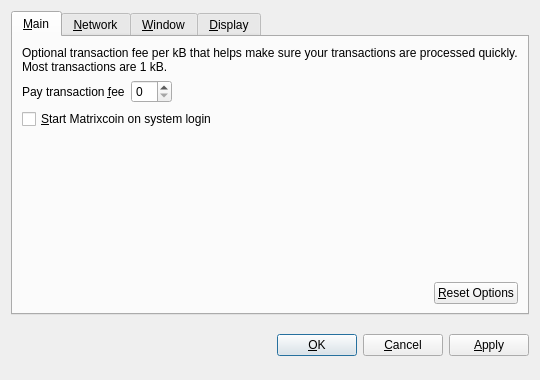
<?xml version="1.0" encoding="UTF-8"?>
<ui version="4.0">
 <class>OptionsDialog</class>
 <widget class="QDialog" name="OptionsDialog">
  <property name="geometry">
   <rect>
    <x>0</x>
    <y>0</y>
    <width>540</width>
    <height>380</height>
   </rect>
  </property>
  <property name="windowTitle">
   <string>Options</string>
  </property>
  <property name="modal">
   <bool>true</bool>
  </property>
  <layout class="QVBoxLayout" name="verticalLayout">
   <item>
    <widget class="QTabWidget" name="tabWidget">
     <property name="tabPosition">
      <enum>QTabWidget::North</enum>
     </property>
     <property name="currentIndex">
      <number>0</number>
     </property>
     <widget class="QWidget" name="tabMain">
      <attribute name="title">
       <string>&amp;Main</string>
      </attribute>
      <layout class="QVBoxLayout" name="verticalLayout_Main">
       <item>
        <widget class="QLabel" name="transactionFeeInfoLabel">
         <property name="text">
          <string>Optional transaction fee per kB that helps make sure your transactions are processed quickly. Most transactions are 1 kB.</string>
         </property>
         <property name="textFormat">
          <enum>Qt::PlainText</enum>
         </property>
         <property name="wordWrap">
          <bool>true</bool>
         </property>
        </widget>
       </item>
       <item>
        <layout class="QHBoxLayout" name="horizontalLayout_1_Main">
         <item>
          <widget class="QLabel" name="transactionFeeLabel">
           <property name="text">
            <string>Pay transaction &amp;fee</string>
           </property>
           <property name="textFormat">
            <enum>Qt::PlainText</enum>
           </property>
           <property name="buddy">
            <cstring>transactionFee</cstring>
           </property>
          </widget>
         </item>
         <item>
          <widget class="MatrixcoinAmountField" name="transactionFee"/>
         </item>
         <item>
          <spacer name="horizontalSpacer_1_Main">
           <property name="orientation">
            <enum>Qt::Horizontal</enum>
           </property>
           <property name="sizeHint" stdset="0">
            <size>
             <width>40</width>
             <height>20</height>
            </size>
           </property>
          </spacer>
         </item>
        </layout>
       </item>
       <item>
        <widget class="QCheckBox" name="matrixcoinAtStartup">
         <property name="toolTip">
          <string>Automatically start Matrixcoin after logging in to the system.</string>
         </property>
         <property name="text">
          <string>&amp;Start Matrixcoin on system login</string>
         </property>
        </widget>
       </item>
       <item>
        <spacer name="verticalSpacer_Main">
         <property name="orientation">
          <enum>Qt::Vertical</enum>
         </property>
         <property name="sizeHint" stdset="0">
          <size>
           <width>20</width>
           <height>40</height>
          </size>
         </property>
        </spacer>
       </item>
       <item>
        <layout class="QHBoxLayout" name="horizontalLayout_2_Main">
         <item>
          <spacer name="horizontalSpacer_2_Main">
           <property name="orientation">
            <enum>Qt::Horizontal</enum>
           </property>
           <property name="sizeHint" stdset="0">
            <size>
             <width>40</width>
             <height>20</height>
            </size>
           </property>
          </spacer>
         </item>
         <item>
          <widget class="QPushButton" name="resetButton">
           <property name="toolTip">
            <string>Reset all client options to default.</string>
           </property>
           <property name="text">
            <string>&amp;Reset Options</string>
           </property>
           <property name="autoDefault">
            <bool>false</bool>
           </property>
          </widget>
         </item>
        </layout>
       </item>
      </layout>
     </widget>
     <widget class="QWidget" name="tabNetwork">
      <attribute name="title">
       <string>&amp;Network</string>
      </attribute>
      <layout class="QVBoxLayout" name="verticalLayout_Network">
       <item>
        <widget class="QCheckBox" name="mapPortUpnp">
         <property name="toolTip">
          <string>Automatically open the Matrixcoin client port on the router. This only works when your router supports UPnP and it is enabled.</string>
         </property>
         <property name="text">
          <string>Map port using &amp;UPnP</string>
         </property>
        </widget>
       </item>
       <item>
        <widget class="QCheckBox" name="connectSocks">
         <property name="toolTip">
          <string>Connect to the Matrixcoin network through a SOCKS proxy (e.g. when connecting through Tor).</string>
         </property>
         <property name="text">
          <string>&amp;Connect through SOCKS proxy:</string>
         </property>
        </widget>
       </item>
       <item>
        <layout class="QHBoxLayout" name="horizontalLayout_Network">
         <item>
          <widget class="QLabel" name="proxyIpLabel">
           <property name="text">
            <string>Proxy &amp;IP:</string>
           </property>
           <property name="textFormat">
            <enum>Qt::PlainText</enum>
           </property>
           <property name="buddy">
            <cstring>proxyIp</cstring>
           </property>
          </widget>
         </item>
         <item>
          <widget class="QValidatedLineEdit" name="proxyIp">
           <property name="maximumSize">
            <size>
             <width>140</width>
             <height>16777215</height>
            </size>
           </property>
           <property name="toolTip">
            <string>IP address of the proxy (e.g. 127.0.0.1)</string>
           </property>
          </widget>
         </item>
         <item>
          <widget class="QLabel" name="proxyPortLabel">
           <property name="text">
            <string>&amp;Port:</string>
           </property>
           <property name="textFormat">
            <enum>Qt::PlainText</enum>
           </property>
           <property name="buddy">
            <cstring>proxyPort</cstring>
           </property>
          </widget>
         </item>
         <item>
          <widget class="QLineEdit" name="proxyPort">
           <property name="maximumSize">
            <size>
             <width>55</width>
             <height>16777215</height>
            </size>
           </property>
           <property name="toolTip">
            <string>Port of the proxy (e.g. 9050)</string>
           </property>
          </widget>
         </item>
         <item>
          <widget class="QLabel" name="socksVersionLabel">
           <property name="text">
            <string>SOCKS &amp;Version:</string>
           </property>
           <property name="textFormat">
            <enum>Qt::PlainText</enum>
           </property>
           <property name="buddy">
            <cstring>socksVersion</cstring>
           </property>
          </widget>
         </item>
         <item>
          <widget class="QValueComboBox" name="socksVersion">
           <property name="toolTip">
            <string>SOCKS version of the proxy (e.g. 5)</string>
           </property>
          </widget>
         </item>
         <item>
          <spacer name="horizontalSpacer_Network">
           <property name="orientation">
            <enum>Qt::Horizontal</enum>
           </property>
           <property name="sizeHint" stdset="0">
            <size>
             <width>40</width>
             <height>20</height>
            </size>
           </property>
          </spacer>
         </item>
        </layout>
       </item>
       <item>
        <spacer name="verticalSpacer_Network">
         <property name="orientation">
          <enum>Qt::Vertical</enum>
         </property>
         <property name="sizeHint" stdset="0">
          <size>
           <width>20</width>
           <height>40</height>
          </size>
         </property>
        </spacer>
       </item>
      </layout>
     </widget>
     <widget class="QWidget" name="tabWindow">
      <attribute name="title">
       <string>&amp;Window</string>
      </attribute>
      <layout class="QVBoxLayout" name="verticalLayout_Window">
       <item>
        <widget class="QCheckBox" name="minimizeToTray">
         <property name="toolTip">
          <string>Show only a tray icon after minimizing the window.</string>
         </property>
         <property name="text">
          <string>&amp;Minimize to the tray instead of the taskbar</string>
         </property>
        </widget>
       </item>
       <item>
        <widget class="QCheckBox" name="minimizeOnClose">
         <property name="toolTip">
          <string>Minimize instead of exit the application when the window is closed. When this option is enabled, the application will be closed only after selecting Quit in the menu.</string>
         </property>
         <property name="text">
          <string>M&amp;inimize on close</string>
         </property>
        </widget>
       </item>
       <item>
        <spacer name="verticalSpacer_Window">
         <property name="orientation">
          <enum>Qt::Vertical</enum>
         </property>
         <property name="sizeHint" stdset="0">
          <size>
           <width>20</width>
           <height>40</height>
          </size>
         </property>
        </spacer>
       </item>
      </layout>
     </widget>
     <widget class="QWidget" name="tabDisplay">
      <attribute name="title">
       <string>&amp;Display</string>
      </attribute>
      <layout class="QVBoxLayout" name="verticalLayout_Display">
       <item>
        <layout class="QHBoxLayout" name="horizontalLayout_1_Display">
         <item>
          <widget class="QLabel" name="langLabel">
           <property name="text">
            <string>User Interface &amp;language:</string>
           </property>
           <property name="textFormat">
            <enum>Qt::PlainText</enum>
           </property>
           <property name="buddy">
            <cstring>lang</cstring>
           </property>
          </widget>
         </item>
         <item>
          <widget class="QValueComboBox" name="lang">
           <property name="toolTip">
            <string>The user interface language can be set here. This setting will take effect after restarting Matrixcoin.</string>
           </property>
          </widget>
         </item>
        </layout>
       </item>
       <item>
        <layout class="QHBoxLayout" name="horizontalLayout_2_Display">
         <item>
          <widget class="QLabel" name="unitLabel">
           <property name="text">
            <string>&amp;Unit to show amounts in:</string>
           </property>
           <property name="textFormat">
            <enum>Qt::PlainText</enum>
           </property>
           <property name="buddy">
            <cstring>unit</cstring>
           </property>
          </widget>
         </item>
         <item>
          <widget class="QValueComboBox" name="unit">
           <property name="toolTip">
            <string>Choose the default subdivision unit to show in the interface and when sending coins.</string>
           </property>
          </widget>
         </item>
        </layout>
       </item>
       <item>
        <widget class="QCheckBox" name="displayAddresses">
         <property name="toolTip">
          <string>Whether to show Matrixcoin addresses in the transaction list or not.</string>
         </property>
         <property name="text">
          <string>&amp;Display addresses in transaction list</string>
         </property>
        </widget>
       </item>
       <item>
        <spacer name="verticalSpacer_Display">
         <property name="orientation">
          <enum>Qt::Vertical</enum>
         </property>
         <property name="sizeHint" stdset="0">
          <size>
           <width>20</width>
           <height>40</height>
          </size>
         </property>
        </spacer>
       </item>
      </layout>
     </widget>
    </widget>
   </item>
   <item>
    <layout class="QHBoxLayout" name="horizontalLayout_Buttons">
     <item>
      <spacer name="horizontalSpacer_1">
       <property name="orientation">
        <enum>Qt::Horizontal</enum>
       </property>
       <property name="sizeHint" stdset="0">
        <size>
         <width>40</width>
         <height>48</height>
        </size>
       </property>
      </spacer>
     </item>
     <item>
      <widget class="QLabel" name="statusLabel">
       <property name="font">
        <font>
         <weight>75</weight>
         <bold>true</bold>
        </font>
       </property>
       <property name="text">
        <string/>
       </property>
       <property name="textFormat">
        <enum>Qt::PlainText</enum>
       </property>
       <property name="wordWrap">
        <bool>true</bool>
       </property>
      </widget>
     </item>
     <item>
      <spacer name="horizontalSpacer_2">
       <property name="orientation">
        <enum>Qt::Horizontal</enum>
       </property>
       <property name="sizeHint" stdset="0">
        <size>
         <width>40</width>
         <height>48</height>
        </size>
       </property>
      </spacer>
     </item>
     <item>
      <widget class="QPushButton" name="okButton">
       <property name="text">
        <string>&amp;OK</string>
       </property>
      </widget>
     </item>
     <item>
      <widget class="QPushButton" name="cancelButton">
       <property name="text">
        <string>&amp;Cancel</string>
       </property>
       <property name="autoDefault">
        <bool>false</bool>
       </property>
      </widget>
     </item>
     <item>
      <widget class="QPushButton" name="applyButton">
       <property name="text">
        <string>&amp;Apply</string>
       </property>
       <property name="autoDefault">
        <bool>false</bool>
       </property>
      </widget>
     </item>
    </layout>
   </item>
  </layout>
 </widget>
 <customwidgets>
  <customwidget>
   <class>MatrixcoinAmountField</class>
   <extends>QSpinBox</extends>
   <header>matrixcoinamountfield.h</header>
  </customwidget>
  <customwidget>
   <class>QValueComboBox</class>
   <extends>QComboBox</extends>
   <header>qvaluecombobox.h</header>
  </customwidget>
  <customwidget>
   <class>QValidatedLineEdit</class>
   <extends>QLineEdit</extends>
   <header>qvalidatedlineedit.h</header>
  </customwidget>
 </customwidgets>
 <resources/>
 <connections/>
</ui>
